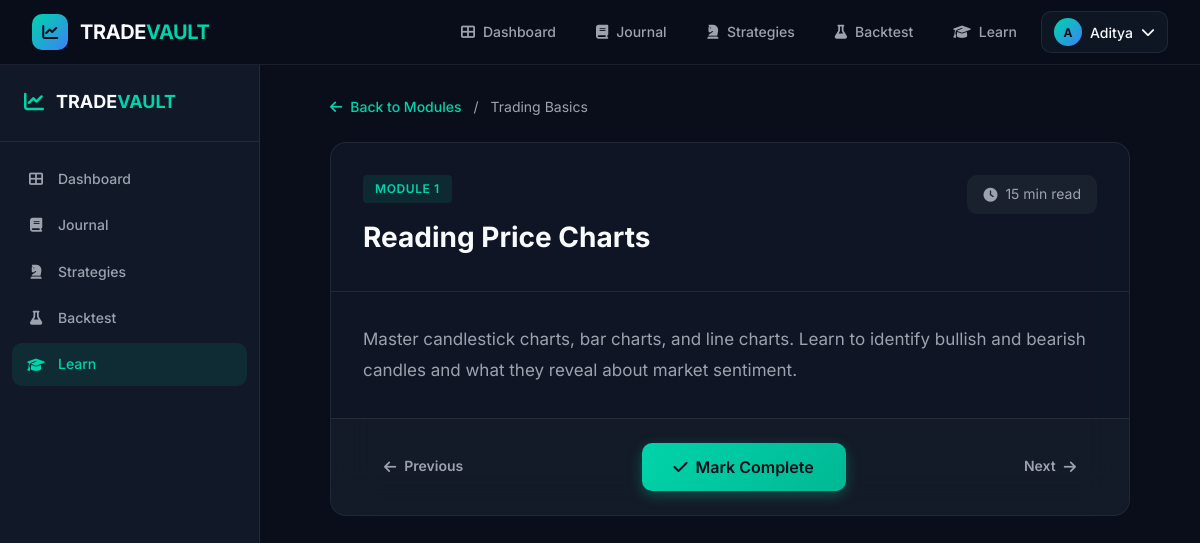
The app's page /learn/lesson/4 (signed in) with its own data.
### tables this page shows
CREATE TABLE users (
    id INTEGER PRIMARY KEY AUTOINCREMENT,
    username TEXT UNIQUE NOT NULL,
    email TEXT UNIQUE NOT NULL,
    password_hash TEXT NOT NULL,
    created_at TIMESTAMP DEFAULT CURRENT_TIMESTAMP
);

CREATE TABLE learning_modules (
    id INTEGER PRIMARY KEY AUTOINCREMENT,
    title TEXT NOT NULL,
    description TEXT,
    module_order INTEGER NOT NULL,
    lesson_count INTEGER NOT NULL DEFAULT 0,
    is_locked INTEGER DEFAULT 0,
    prerequisite_module_id INTEGER,
    created_at TIMESTAMP DEFAULT CURRENT_TIMESTAMP
);

CREATE TABLE learning_lessons (
    id INTEGER PRIMARY KEY AUTOINCREMENT,
    module_id INTEGER NOT NULL,
    title TEXT NOT NULL,
    content TEXT NOT NULL,
    duration INTEGER NOT NULL,
    lesson_order INTEGER NOT NULL,
    created_at TIMESTAMP DEFAULT CURRENT_TIMESTAMP,
    FOREIGN KEY (module_id) REFERENCES learning_modules(id) ON DELETE CASCADE
);

### app.py (the view)
@app.route('/learn/lesson/<int:lesson_id>')
@login_required
def lesson(lesson_id):
    user_id = current_user.id
    lesson = query_db('''
        SELECT l.*, m.title as module_title, m.module_order
        FROM learning_lessons l
        JOIN learning_modules m ON l.module_id = m.id
        WHERE l.id = ?
    ''', [lesson_id], one=True)
    if not lesson:
        flash('Lesson not found.', 'danger')
        return redirect(url_for('learn'))
    progress = query_db(
        'SELECT * FROM user_progress WHERE user_id = ? AND lesson_id = ?',
        [user_id, lesson_id], one=True
    )
    is_completed = progress['completed'] if progress else False
    prev_lesson = query_db('''
        SELECT id FROM learning_lessons
        WHERE module_id = ? AND lesson_order < ?
        ORDER BY lesson_order DESC LIMIT 1
    ''', [lesson['module_id'], lesson['lesson_order']], one=True)
    next_lesson = query_db('''
        SELECT id FROM learning_lessons
        WHERE module_id = ? AND lesson_order > ?
        ORDER BY lesson_order ASC LIMIT 1
    ''', [lesson['module_id'], lesson['lesson_order']], one=True)
    return render_template('lesson.html', lesson=lesson, is_completed=is_completed,
                         prev_lesson=prev_lesson, next_lesson=next_lesson)

### app.py (called while the page is built)
def get_db():
    if 'db' not in g:
        g.db = sqlite3.connect(app.config['DATABASE'])
        g.db.row_factory = sqlite3.Row  # Enables dict-like access to rows
    return g.db

def query_db(query, args=(), one=False):
    cur = get_db().execute(query, args)
    rv = cur.fetchall()
    cur.close()
    return (rv[0] if rv else None) if one else rv

@login_manager.user_loader
def load_user(user_id):
    row = query_db('SELECT * FROM users WHERE id = ?', [user_id], one=True)
    if row:
        return User(row['id'], row['username'], row['email'], row['created_at'])
    return None

@app.context_processor
def inject_globals():
    return {
        'current_year': datetime.now().year,
        'app_name': 'TRADEVAULT AI'
    }

### templates/lesson.html (shortened to what this page needs)
{% extends 'base.html' %}
{% block content %}
<div class="app-container">
    <aside class="sidebar">
        <div class="sidebar-brand">
            <i class="fas fa-chart-line"></i>
            <span>TRADE<span class="brand-accent">VAULT</span></span>
        </div>
        <nav class="sidebar-nav">
            <a href="{{ url_for('dashboard') }}" class="sidebar-link">
                <i class="fas fa-th-large"></i><span>Dashboard</span>
            </a>
            <a href="{{ url_for('journal') }}" class="sidebar-link">
                <i class="fas fa-book"></i><span>Journal</span>
            </a>
            <a href="{{ url_for('strategies') }}" class="sidebar-link">
                <i class="fas fa-chess-knight"></i><span>Strategies</span>
            </a>
            <a href="{{ url_for('backtest') }}" class="sidebar-link">
                <i class="fas fa-flask"></i><span>Backtest</span>
            </a>
            <a href="{{ url_for('learn') }}" class="sidebar-link active">
                <i class="fas fa-graduation-cap"></i><span>Learn</span>
            </a>
        </nav>
    </aside>
    <div class="main-content">
        <div class="lesson-container">
            <div class="lesson-breadcrumb">
                <a href="{{ url_for('learn') }}"><i class="fas fa-arrow-left"></i> Back to Modules</a>
                <span>/</span>
                <span>{{ lesson.module_title }}</span>
            </div>
            <div class="lesson-content-card">
                <div class="lesson-header">
                    <div>
                        <span class="lesson-module-label">Module {{ lesson.module_order }}</span>
                        <h1 class="lesson-title">{{ lesson.title }}</h1>
                    </div>
                    <span class="lesson-duration-badge">
                        <i class="fas fa-clock"></i> {{ lesson.duration }} min read
                    </span>
                </div>
                <div class="lesson-body">
                    {{ lesson.content | replace('
', '<br>') | safe }}
                </div>
                <div class="lesson-footer">
                    <div class="lesson-nav">
                        {% if prev_lesson %}
                        <a href="{{ url_for('lesson', lesson_id=prev_lesson.id) }}" class="btn btn-ghost">
                            <i class="fas fa-arrow-left"></i> Previous
                        </a>
                        {% else %}
                        <span></span>
                        {% endif %}
                        {% if is_completed %}
                        <span class="completed-badge">
                            <i class="fas fa-check-circle"></i> Completed
                        </span>
                        {% else %}
                        <form method="POST" action="{{ url_for('complete_lesson', lesson_id=lesson.id) }}">
                            <button type="submit" class="btn btn-primary btn-lg">
                                <i class="fas fa-check"></i> Mark Complete
                            </button>
                        </form>
                        {% endif %}
                        {% if next_lesson %}
                        <a href="{{ url_for('lesson', lesson_id=next_lesson.id) }}" class="btn btn-ghost">
                            Next <i class="fas fa-arrow-right"></i>
                        </a>
                        {% else %}
                        <span></span>
                        {% endif %}
                    </div>
                </div>
            </div>
        </div>
    </div>
</div>
{% endblock %}

### templates/base.html (shortened to what this page needs)
<!DOCTYPE html>
<html lang="en">
<head>
    <link rel="stylesheet" href="{{ url_for('static', filename='css/style.css') }}">
    <link rel="stylesheet" href="https://cdnjs.cloudflare.com/ajax/libs/font-awesome/6.5.1/css/all.min.css">
</head>
<body class="dark-theme">
    <nav class="navbar">
        <div class="nav-container">
            <a href="{{ url_for('index') }}" class="nav-brand">
                <div class="brand-icon">
                    <i class="fas fa-chart-line"></i>
                </div>
                <span class="brand-text">TRADE<span class="brand-accent">VAULT</span></span>
            </a>
            <div class="nav-links">
                {% if current_user.is_authenticated %}
                    <a href="{{ url_for('dashboard') }}" class="nav-link {% if request.endpoint == 'dashboard' %}active{% endif %}">
                        <i class="fas fa-th-large"></i> Dashboard
                    </a>
                    <a href="{{ url_for('journal') }}" class="nav-link {% if request.endpoint == 'journal' %}active{% endif %}">
                        <i class="fas fa-book"></i> Journal
                    </a>
                    <a href="{{ url_for('strategies') }}" class="nav-link {% if request.endpoint == 'strategies' %}active{% endif %}">
                        <i class="fas fa-chess-knight"></i> Strategies
                    </a>
                    <a href="{{ url_for('backtest') }}" class="nav-link {% if request.endpoint == 'backtest' %}active{% endif %}">
                        <i class="fas fa-flask"></i> Backtest
                    </a>
                    <a href="{{ url_for('learn') }}" class="nav-link {% if request.endpoint == 'learn' %}active{% endif %}">
                        <i class="fas fa-graduation-cap"></i> Learn
                    </a>
                    <div class="nav-dropdown">
                        <button class="nav-user-btn">
                            <div class="user-avatar">{{ current_user.username[0].upper() }}</div>
                            <span>{{ current_user.username }}</span>
                            <i class="fas fa-chevron-down"></i>
                        </button>
                    </div>
                {% else %}
                    <a href="{{ url_for('login') }}" class="nav-link">Sign In</a>
                    <a href="{{ url_for('signup') }}" class="btn btn-primary btn-sm">Get Started</a>
                {% endif %}
            </div>
        </div>
    </nav>
    <main class="{% if request.endpoint == 'index' %}landing-page{% else %}app-page{% endif %}">
        {% block content %}{% endblock %}
    </main>
</body>
</html>

### records on screen
users: username "A", username "Aditya"
learning_modules: module_title "Trading Basics", module_order "1"
learning_lessons: title "Reading Price Charts", duration "15", content "Master candlestick charts, bar charts, and line charts. Learn to identify bullish and bearish candles and what they reveal about market sentiment."
